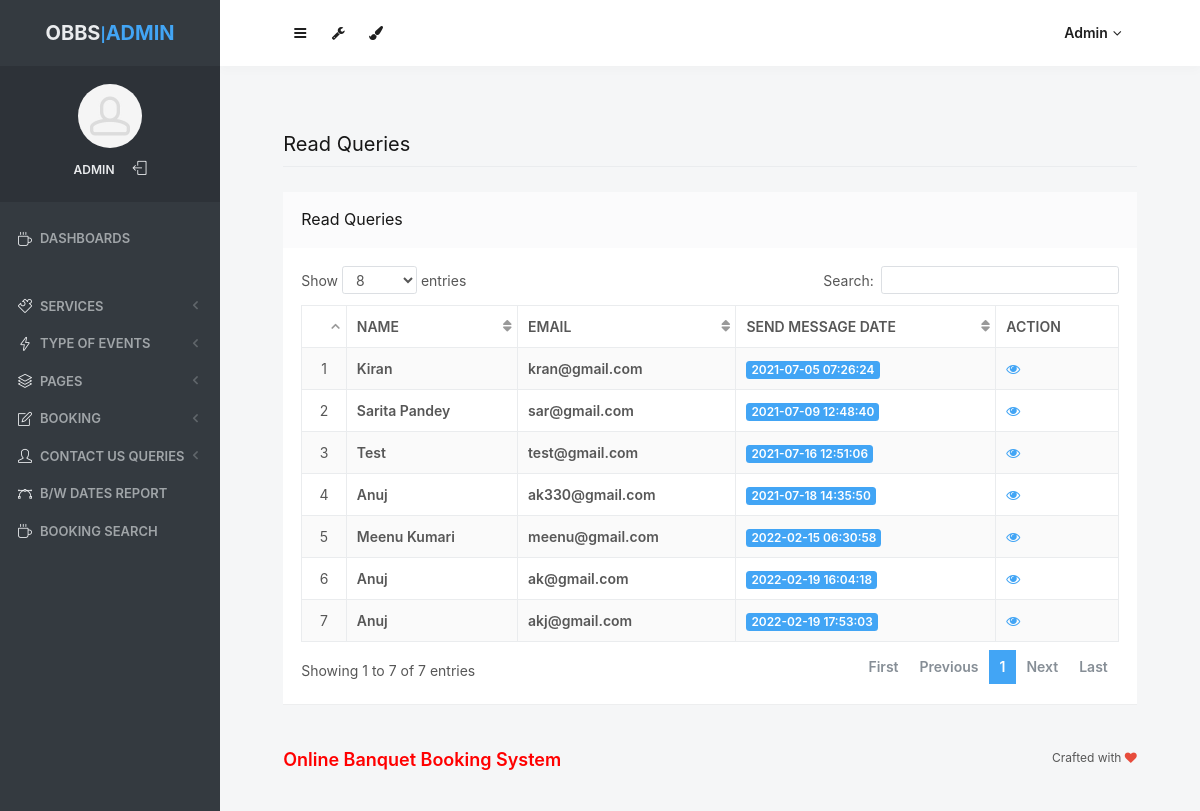
Screenshot of /admin/read-queries.php (signed in) with the database file from the repository.
### tables this page shows
CREATE TABLE `tblcontact` (
  `ID` int(10) NOT NULL,
  `Name` varchar(200) DEFAULT NULL,
  `Email` varchar(200) DEFAULT NULL,
  `Message` mediumtext DEFAULT NULL,
  `EnquiryDate` timestamp NOT NULL DEFAULT current_timestamp(),
  `IsRead` int(5) DEFAULT NULL
);

### admin/read-queries.php (the view, shortened to what this page needs)
<?php
include('includes/dbconnection.php');
if (strlen($_SESSION['odmsaid']==0)) {
  header('location:logout.php');
  } else{
  ?>
<!doctype html>
<html lang="en" class="no-focus">
    <head>
        <link rel="stylesheet" href="assets/js/plugins/datatables/dataTables.bootstrap4.min.css">
        <link rel="stylesheet" id="css-main" href="assets/css/codebase.min.css">
    </head>
    <body>
        <div id="page-container" class="sidebar-o sidebar-inverse side-scroll page-header-fixed main-content-narrow">
           <?php include_once('includes/sidebar.php');?>
          <?php include_once('includes/header.php');?>
            <main id="main-container">
                <div class="content">
                    <h2 class="content-heading">Read Queries</h2>
                    <div class="block">
                        <div class="block-header block-header-default">
                            <h3 class="block-title">Read Queries</h3>
                        </div>
                        <div class="block-content block-content-full">
                            <table class="table table-bordered table-striped table-vcenter js-dataTable-full-pagination">
                                <thead>
                                    <tr>
                                        <th class="text-center"></th>
                                        <th class="d-none d-sm-table-cell">Name</th>
                                        <th class="d-none d-sm-table-cell">Email</th>
                                        <th class="d-none d-sm-table-cell">Send Message Date</th>
                                        <th class="d-none d-sm-table-cell" style="width: 15%;">Action</th>
                                       </tr>
                                </thead>
                                <tbody>
                                    <?php
$sql="SELECT * from tblcontact where IsRead='1'";
$query = $dbh -> prepare($sql);
$query->execute();
$results=$query->fetchAll(PDO::FETCH_OBJ);
$cnt=1;
if($query->rowCount() > 0)
{
foreach($results as $row)
{               ?>
                                    <tr>
                                        <td class="text-center"><?php echo htmlentities($cnt);?></td>
                                        <td class="font-w600"><?php  echo htmlentities($row->Name);?></td>
                                        <td class="font-w600"><?php  echo htmlentities($row->Email);?></td>
                                        <td class="font-w600">
                                            <span class="badge badge-primary"><?php  echo htmlentities($row->EnquiryDate);?></span>
                                        </td>
                                         <td class="d-none d-sm-table-cell"><a href="view-user-queries.php?viewid=<?php echo htmlentities ($row->ID);?>"><i class="fa fa-eye" aria-hidden="true"></i></a></td>
                                    </tr>
                                <?php $cnt=$cnt+1;}} ?>
                                </tbody>
                            </table>
                        </div>
                    </div>
                </div>
            </main>
           <?php include_once('includes/footer.php');?>
        </div>
    </body>
</html>
<?php }  ?>

### admin/includes/sidebar.php (shortened to what this page needs)
     <?php
include('includes/dbconnection.php');
if (strlen($_SESSION['odmsaid']==0)) {
  header('location:logout.php');
  } else{
  ?>
   <nav id="sidebar">
                <div id="sidebar-scroll">
                    <div class="sidebar-content">
                        <div class="content-header content-header-fullrow px-15">
                            <div class="content-header-section text-center align-parent sidebar-mini-hidden">
                                <div class="content-header-item">
                                    <a class="link-effect font-w700" href="dashboard.php">
                                        <span class="font-size-xl text-dual-primary-dark">OBBS</span>|<span class="font-size-xl text-primary">ADMIN</span>
                                    </a>
                                </div>
                            </div>
                        </div>
                        <div class="content-side content-side-full content-side-user px-10 align-parent">
                            <div class="sidebar-mini-hidden-b text-center">
                                <a class="img-link" href="dashboard.php">
                                    <img class="img-avatar" src="assets/img/avatars/avatar15.jpg" alt="">
                                </a>
                                <ul class="list-inline mt-10">
                                    <?php
$aid=$_SESSION['odmsaid'];
$sql="SELECT AdminName from  tbladmin where ID=:aid";
$query = $dbh -> prepare($sql);
$query->bindParam(':aid',$aid,PDO::PARAM_STR);
$query->execute();
$results=$query->fetchAll(PDO::FETCH_OBJ);
$cnt=1;
if($query->rowCount() > 0)
{
foreach($results as $row)
{               ?>
                                    <li class="list-inline-item">
                                        <a class="link-effect text-dual-primary-dark font-size-xs font-w600 text-uppercase" href="admin-profile.php"><?php  echo $row->AdminName;?></a>
                                    </li><?php $cnt=$cnt+1;}} ?>
                                    <li class="list-inline-item">
                                        <a class="link-effect text-dual-primary-dark" href="logout.php">
                                            <i class="si si-logout"></i>
                                        </a>
                                    </li>
                                </ul>
                            </div>
                        </div>
                        <div class="content-side content-side-full">
                            <ul class="nav-main">
                                <li class="open">
                                    <a href="dashboard.php"><i class="si si-cup"></i><span class="sidebar-mini-hide">Dashboards</span></a>
                                </li>
                                <li class="nav-main-heading"><span class="sidebar-mini-visible">UI</span><span class="sidebar-mini-hidden"></span></li>
                                <li>
                                    <a class="nav-submenu" data-toggle="nav-submenu"><i class="si si-puzzle"></i><span class="sidebar-mini-hide"></span>Services</a>
                                </li>
                                <li>
                                    <a class="nav-submenu" data-toggle="nav-submenu" href="#"><i class="si si-energy"></i><span class="sidebar-mini-hide">Type of Events</span></a>
                                </li>
                                <li>
                                    <a class="nav-submenu" data-toggle="nav-submenu" href="#"><i class="si si-layers"></i><span class="sidebar-mini-hide">Pages</span></a>
                                </li>
                                <li>
                                    <a class="nav-submenu" data-toggle="nav-submenu" href="#"><i class="si si-note"></i><span class="sidebar-mini-hide">Booking</span></a>
                                </li>
                                <li>
                                    <a class="nav-submenu" data-toggle="nav-submenu" href="#"><i class="si si-user"></i><span class="sidebar-mini-hide">Contact Us Queries</span></a>
                                </li>
                                <li>
                                    <a  href="between-dates-report.php"><i class="si si-vector"></i><span class="sidebar-mini-hide">B/w Dates Report</span></a>
                                </li>
                     <li>
                                    <a href="booking-search.php"><i class="si si-cup"></i><span class="sidebar-mini-hide">Booking Search</span></a>
                                </li>
                            </ul>
                        </div>
                    </div>
                </div>
            </nav>
           <?php }  ?>

### admin/includes/header.php (shortened to what this page needs)
   <?php
include('includes/dbconnection.php');
if (strlen($_SESSION['odmsaid']==0)) {
  header('location:logout.php');
  } else{
  ?>
            <header id="page-header">
                <div class="content-header">
                    <div class="content-header-section">
                        <button type="button" class="btn btn-circle btn-dual-secondary" data-toggle="layout" data-action="sidebar_toggle">
                            <i class="fa fa-navicon"></i>
                        </button>
                        <div class="btn-group" role="group">
                            <button type="button" class="btn btn-circle btn-dual-secondary" id="page-header-options-dropdown" data-toggle="dropdown" aria-haspopup="true" aria-expanded="false">
                                <i class="fa fa-wrench"></i>
                            </button>
                        </div>
                        <div class="btn-group" role="group">
                            <button type="button" class="btn btn-circle btn-dual-secondary" id="page-header-themes-dropdown" data-toggle="dropdown" aria-haspopup="true" aria-expanded="false">
                                <i class="fa fa-paint-brush"></i>
                            </button>
                        </div>
                    </div>
                    <div class="content-header-section">
                        <div class="btn-group" role="group">
                            <?php
$aid=$_SESSION['odmsaid'];
$sql="SELECT AdminName from  tbladmin where ID=:aid";
$query = $dbh -> prepare($sql);
$query->bindParam(':aid',$aid,PDO::PARAM_STR);
$query->execute();
$results=$query->fetchAll(PDO::FETCH_OBJ);
$cnt=1;
if($query->rowCount() > 0)
{
foreach($results as $row)
{               ?>
                            <button type="button" class="btn btn-rounded btn-dual-secondary" id="page-header-user-dropdown" data-toggle="dropdown" aria-haspopup="true" aria-expanded="false">
                                <?php  echo $row->AdminName;?><i class="fa fa-angle-down ml-5"></i>
                            </button>
                            <?php $cnt=$cnt+1;}} ?>
                        </div>
                    </div>
                </div>
            </header>
            <?php }  ?>

### rows the page displays
tblcontact: Name "Kiran", Email "kran@gmail.com", EnquiryDate "2021-07-05 07:26:24"
tblcontact: Name "Sarita Pandey", Email "sar@gmail.com", EnquiryDate "2021-07-09 12:48:40"
tblcontact: Name "Test", Email "test@gmail.com", EnquiryDate "2021-07-16 12:51:06"
tblcontact: Name "Anuj", Email "ak330@gmail.com", EnquiryDate "2021-07-18 14:35:50"
tblcontact: Name "Meenu Kumari", Email "meenu@gmail.com", EnquiryDate "2022-02-15 06:30:58"
tblcontact: Name "Anuj", Email "ak@gmail.com", EnquiryDate "2022-02-19 16:04:18"
tblcontact: Name "Anuj", Email "akj@gmail.com", EnquiryDate "2022-02-19 17:53:03"

### other values shown
$row->AdminName "ADMIN"
$row->AdminName "Admin"
